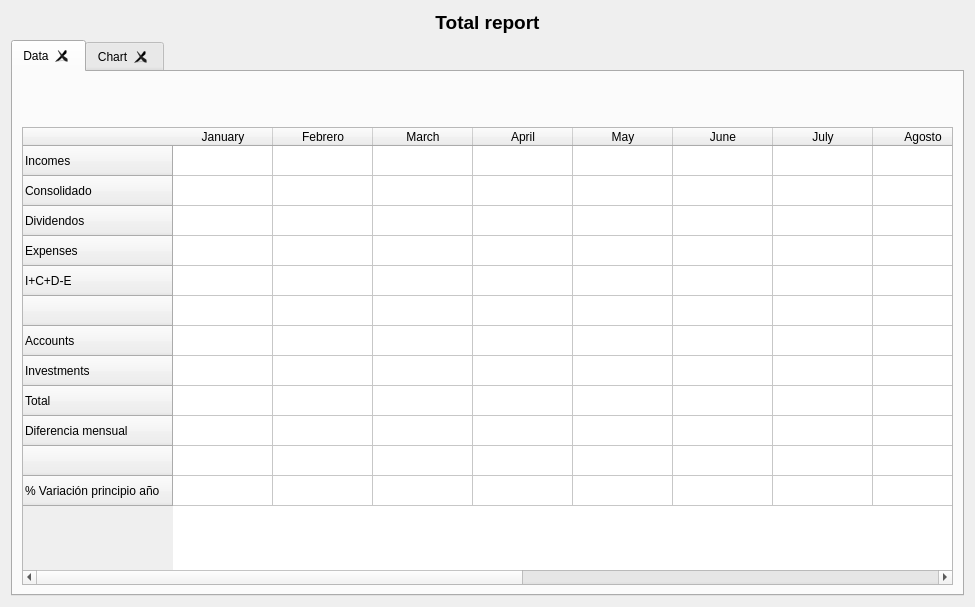
<?xml version="1.0" encoding="UTF-8"?>
<ui version="4.0">
 <class>wdgTotal</class>
 <widget class="QWidget" name="wdgTotal">
  <property name="geometry">
   <rect>
    <x>0</x>
    <y>0</y>
    <width>975</width>
    <height>607</height>
   </rect>
  </property>
  <layout class="QHBoxLayout" name="horizontalLayout_2">
   <item>
    <layout class="QVBoxLayout" name="verticalLayout_2">
     <item>
      <widget class="QLabel" name="lblTitulo">
       <property name="font">
        <font>
         <pointsize>14</pointsize>
         <weight>75</weight>
         <bold>true</bold>
        </font>
       </property>
       <property name="text">
        <string>Total report</string>
       </property>
       <property name="alignment">
        <set>Qt::AlignCenter</set>
       </property>
      </widget>
     </item>
     <item>
      <widget class="QTabWidget" name="tab">
       <property name="currentIndex">
        <number>0</number>
       </property>
       <property name="tabsClosable">
        <bool>true</bool>
       </property>
       <widget class="QWidget" name="tabDatos">
        <attribute name="icon">
         <iconset resource="../images/xulpymoney.qrc">
          <normaloff>:/xulpymoney/coins.png</normaloff>:/xulpymoney/coins.png</iconset>
        </attribute>
        <attribute name="title">
         <string>Data</string>
        </attribute>
        <layout class="QHBoxLayout" name="horizontalLayout_3">
         <item>
          <layout class="QVBoxLayout" name="verticalLayout">
           <item>
            <layout class="QHBoxLayout" name="horizontalLayout">
             <item>
              <spacer name="horizontalSpacer">
               <property name="orientation">
                <enum>Qt::Horizontal</enum>
               </property>
               <property name="sizeHint" stdset="0">
                <size>
                 <width>40</width>
                 <height>20</height>
                </size>
               </property>
              </spacer>
             </item>
             <item>
              <widget class="wdgYear" name="wyData" native="true"/>
             </item>
             <item>
              <spacer name="horizontalSpacer_2">
               <property name="orientation">
                <enum>Qt::Horizontal</enum>
               </property>
               <property name="sizeHint" stdset="0">
                <size>
                 <width>40</width>
                 <height>20</height>
                </size>
               </property>
              </spacer>
             </item>
            </layout>
           </item>
           <item>
            <widget class="QLabel" name="lblPreviousYear">
             <property name="font">
              <font>
               <weight>75</weight>
               <bold>true</bold>
              </font>
             </property>
             <property name="alignment">
              <set>Qt::AlignCenter</set>
             </property>
            </widget>
           </item>
           <item>
            <widget class="myQTableWidget" name="table">
             <property name="contextMenuPolicy">
              <enum>Qt::CustomContextMenu</enum>
             </property>
             <property name="editTriggers">
              <set>QAbstractItemView::NoEditTriggers</set>
             </property>
             <property name="selectionMode">
              <enum>QAbstractItemView::SingleSelection</enum>
             </property>
             <property name="selectionBehavior">
              <enum>QAbstractItemView::SelectItems</enum>
             </property>
             <property name="sortingEnabled">
              <bool>false</bool>
             </property>
             <row>
              <property name="text">
               <string>Incomes</string>
              </property>
             </row>
             <row>
              <property name="text">
               <string>Consolidado</string>
              </property>
             </row>
             <row>
              <property name="text">
               <string>Dividendos</string>
              </property>
             </row>
             <row>
              <property name="text">
               <string>Expenses</string>
              </property>
             </row>
             <row>
              <property name="text">
               <string>I+C+D-E</string>
              </property>
             </row>
             <row>
              <property name="text">
               <string/>
              </property>
             </row>
             <row>
              <property name="text">
               <string>Accounts</string>
              </property>
             </row>
             <row>
              <property name="text">
               <string>Investments</string>
              </property>
             </row>
             <row>
              <property name="text">
               <string>Total</string>
              </property>
             </row>
             <row>
              <property name="text">
               <string>Diferencia mensual</string>
              </property>
             </row>
             <row>
              <property name="text">
               <string/>
              </property>
             </row>
             <row>
              <property name="text">
               <string>% Variación principio año</string>
              </property>
             </row>
             <column>
              <property name="text">
               <string>January</string>
              </property>
             </column>
             <column>
              <property name="text">
               <string>Febrero</string>
              </property>
             </column>
             <column>
              <property name="text">
               <string>March</string>
              </property>
             </column>
             <column>
              <property name="text">
               <string>April</string>
              </property>
             </column>
             <column>
              <property name="text">
               <string>May</string>
              </property>
             </column>
             <column>
              <property name="text">
               <string>June</string>
              </property>
             </column>
             <column>
              <property name="text">
               <string>July</string>
              </property>
             </column>
             <column>
              <property name="text">
               <string>Agosto</string>
              </property>
             </column>
             <column>
              <property name="text">
               <string>Septiembre</string>
              </property>
             </column>
             <column>
              <property name="text">
               <string>Octubre</string>
              </property>
             </column>
             <column>
              <property name="text">
               <string>November</string>
              </property>
             </column>
             <column>
              <property name="text">
               <string>December</string>
              </property>
             </column>
             <column>
              <property name="text">
               <string>Total</string>
              </property>
             </column>
            </widget>
           </item>
          </layout>
         </item>
        </layout>
       </widget>
       <widget class="QWidget" name="tabGraphic">
        <attribute name="icon">
         <iconset resource="../images/xulpymoney.qrc">
          <normaloff>:/xulpymoney/pie.png</normaloff>:/xulpymoney/pie.png</iconset>
        </attribute>
        <attribute name="title">
         <string>Chart</string>
        </attribute>
        <layout class="QVBoxLayout" name="verticalLayout_4">
         <item>
          <layout class="QVBoxLayout" name="tabGraphTotal">
           <item>
            <layout class="QHBoxLayout" name="horizontalLayout_6">
             <item>
              <spacer name="horizontalSpacer_4">
               <property name="orientation">
                <enum>Qt::Horizontal</enum>
               </property>
               <property name="sizeHint" stdset="0">
                <size>
                 <width>40</width>
                 <height>20</height>
                </size>
               </property>
              </spacer>
             </item>
             <item>
              <widget class="wdgYear" name="wyChart" native="true"/>
             </item>
             <item>
              <spacer name="horizontalSpacer_3">
               <property name="orientation">
                <enum>Qt::Horizontal</enum>
               </property>
               <property name="sizeHint" stdset="0">
                <size>
                 <width>40</width>
                 <height>20</height>
                </size>
               </property>
              </spacer>
             </item>
            </layout>
           </item>
          </layout>
         </item>
        </layout>
       </widget>
      </widget>
     </item>
    </layout>
   </item>
  </layout>
  <action name="actionShowIncomes">
   <property name="icon">
    <iconset resource="../images/xulpymoney.qrc">
     <normaloff>:/xulpymoney/bundle.png</normaloff>:/xulpymoney/bundle.png</iconset>
   </property>
   <property name="text">
    <string>Show income operations</string>
   </property>
   <property name="toolTip">
    <string>Show income operations</string>
   </property>
  </action>
  <action name="actionShowExpenses">
   <property name="text">
    <string>Show expense operations</string>
   </property>
  </action>
  <action name="actionShowDividends">
   <property name="icon">
    <iconset resource="../images/xulpymoney.qrc">
     <normaloff>:/xulpymoney/coins.png</normaloff>:/xulpymoney/coins.png</iconset>
   </property>
   <property name="text">
    <string>Show dividends</string>
   </property>
   <property name="toolTip">
    <string>Show dividends</string>
   </property>
  </action>
  <action name="actionShowSellingOperations">
   <property name="icon">
    <iconset resource="../images/xulpymoney.qrc">
     <normaloff>:/xulpymoney/dinero.png</normaloff>:/xulpymoney/dinero.png</iconset>
   </property>
   <property name="text">
    <string>Show selling operations</string>
   </property>
   <property name="toolTip">
    <string>Show selling operations</string>
   </property>
  </action>
  <action name="actionSellingOperationsPlusDividends">
   <property name="icon">
    <iconset resource="../images/xulpymoney.qrc">
     <normaloff>:/xulpymoney/history2.png</normaloff>:/xulpymoney/history2.png</iconset>
   </property>
   <property name="text">
    <string>Selling operations + Dividends report</string>
   </property>
   <property name="toolTip">
    <string>Selling operations + Dividends report</string>
   </property>
  </action>
 </widget>
 <customwidgets>
  <customwidget>
   <class>myQTableWidget</class>
   <extends>QTableWidget</extends>
   <header location="global">myqtablewidget</header>
  </customwidget>
  <customwidget>
   <class>wdgYear</class>
   <extends>QWidget</extends>
   <header location="global">wdgYear</header>
   <container>1</container>
  </customwidget>
 </customwidgets>
 <resources>
  <include location="../images/xulpymoney.qrc"/>
 </resources>
 <connections/>
</ui>
